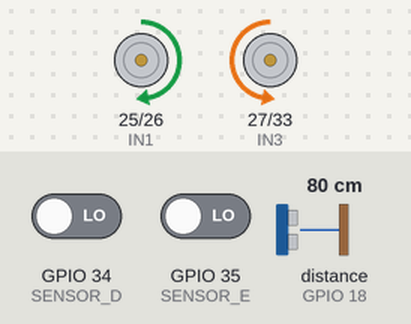
The sketch below on a simulated ESP32. On the bench: motor-driver pin pairs drawn as motors (green arrow = first pin HIGH = forward, orange = second pin HIGH = backward, longer = more drive, scaled by the enable pin). Wiring (inferred from the names in the program): ultrasonic range finder: trigger GPIO 5; echo GPIO 18. The test bench sets the inputs (shaded band); at power-on: GPIO 34 (SENSOR_D) LOW, GPIO 35 (SENSOR_E) LOW, distance to the obstacle (sensor on GPIO 18) 80 cm. The echo pulse lasts 58.3 µs per cm.

Above: at 1.8 s.
1.9 s: GPIO 34 (SENSOR_D) driven HIGH
At 3.9 s:
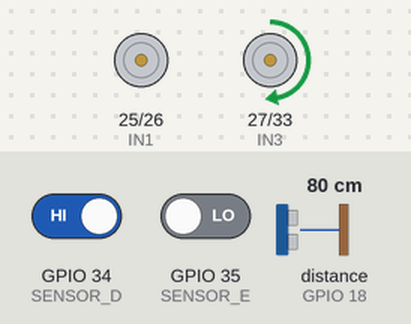
4.3 s: GPIO 35 (SENSOR_E) driven HIGH
At 5.6 s:
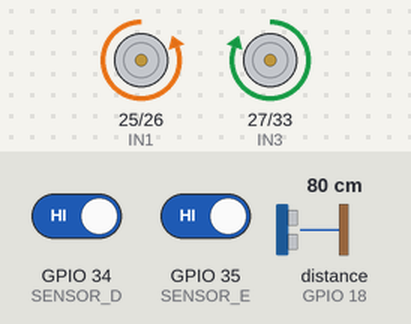
6.5 s: distance to the obstacle (sensor on GPIO 18) set to 7 cm
8.0 s: distance to the obstacle (sensor on GPIO 18) set to 4 cm
At 8.9 s:
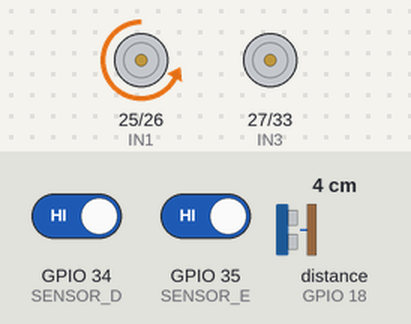
12.0 s: distance to the obstacle (sensor on GPIO 18) set to 9 cm
14.8 s: distance to the obstacle (sensor on GPIO 18) set to 2 cm
At 15.7 s:
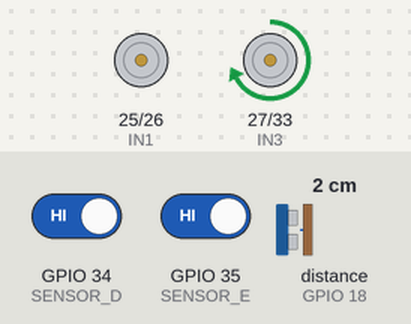
Timing chart, 0 to 19.8 s (numbered marks = the images above; inputs shaded):
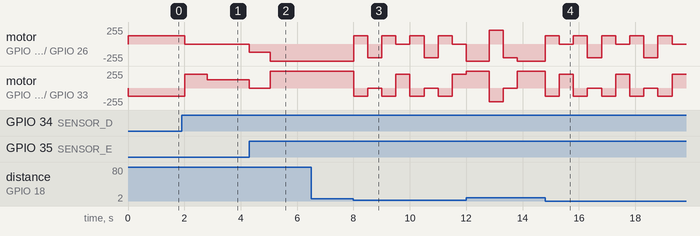

Measured:
- the behaviour switches between 6 and 5 cm on distance to the obstacle (sensor on GPIO 18) (found by bisection; images 2 and 3)
- after the input at 1.9 s, motor on GPIO 25 (IN1) / GPIO 26 (IN2): forward 127/255 → stopped after 0.11 s; motor on GPIO 27 (IN3) / GPIO 33 (IN4): backward 127/255 → forward 204/255 after 0.11 s, → forward 127/255 0.81 s later
- after the input at 4.3 s, motor on GPIO 25 (IN1) / GPIO 26 (IN2): stopped → backward 127/255 at once, → backward 255/255 0.75 s later; motor on GPIO 27 (IN3) / GPIO 33 (IN4): forward 127/255 → stopped at once, → forward 255/255 0.75 s later
- after the input at 6.5 s, every drawn part: stays the same

The sketch:

CodigoFinal.ino
```cpp
// ====================
// DEFINIÇÃO DOS PINOS
// ====================

// SENSOR ULTRASSÔNICO
#define TRIG_PIN 5
#define ECHO_PIN 18

// SENSORES IR
#define SENSOR_E 35
#define SENSOR_D 34

// MOTORES
#define IN1 25
#define IN2 26
#define IN3 27
#define IN4 33

// CONTROLADORES DE VELOCIDADE
#define ENA 14
#define ENB 32

// ==================
// VARIÁVEIS GLOBAIS
// ==================

long duration;
float distance;

boolean desvio_e = true;

unsigned long inicio_estado, fim_estado, inicio_preso = 0;
int tempo_preso = 5000;

// ======
// SETUP
// ======

void setup()
{

  // ESP
  Serial.begin(115200);

  // Ultrassônico
  pinMode(TRIG_PIN, OUTPUT);
  pinMode(ECHO_PIN, INPUT);

  // Sensores IR
  pinMode(SENSOR_E, INPUT);
  pinMode(SENSOR_D, INPUT);

  // Motores
  pinMode(IN1, OUTPUT);
  pinMode(IN2, OUTPUT);
  pinMode(IN3, OUTPUT);
  pinMode(IN4, OUTPUT);

  // Velocidade
  pinMode(ENA, OUTPUT);
  pinMode(ENB, OUTPUT);
}

// ====================
// FUNÇÕES DOS MOTORES
// ====================

void frente(int porc)
{

  digitalWrite(IN1, LOW);
  digitalWrite(IN2, HIGH);

  digitalWrite(IN3, HIGH);
  digitalWrite(IN4, LOW);

  // Velocidade PWM
  int vel = (porc * 255) / 100;
  analogWrite(ENA, vel);
  analogWrite(ENB, vel);
}

void tras(int porc)
{

  digitalWrite(IN1, HIGH);
  digitalWrite(IN2, LOW);

  digitalWrite(IN3, LOW);
  digitalWrite(IN4, HIGH);

  // Velocidade PWM
  int vel = (porc * 255) / 100;
  analogWrite(ENA, vel);
  analogWrite(ENB, vel);
}

void frenteE(int porc)
{

  digitalWrite(IN1, LOW);
  digitalWrite(IN2, HIGH);

  digitalWrite(IN3, LOW);
  digitalWrite(IN4, LOW);

  // Velocidade PWM
  int vel = (porc * 255) / 100;
  analogWrite(ENA, vel);
  analogWrite(ENB, 0);
}

void frenteD(int porc)
{

  digitalWrite(IN1, LOW);
  digitalWrite(IN2, LOW);

  digitalWrite(IN3, HIGH);
  digitalWrite(IN4, LOW);

  // Velocidade PWM
  int vel = (porc * 255) / 100;
  analogWrite(ENA, 0);
  analogWrite(ENB, vel);
}
void trasE(int porc)
{

  digitalWrite(IN1, HIGH);
  digitalWrite(IN2, LOW);

  digitalWrite(IN3, LOW);
  digitalWrite(IN4, LOW);

  // Velocidade PWM
  int vel = (porc * 255) / 100;
  analogWrite(ENA, vel);
  analogWrite(ENB, 0);
}

void trasD(int porc)
{

  digitalWrite(IN1, LOW);
  digitalWrite(IN2, LOW);

  digitalWrite(IN3, LOW);
  digitalWrite(IN4, HIGH);

  // Velocidade PWM
  int vel = (porc * 255) / 100;
  analogWrite(ENA, 0);
  analogWrite(ENB, vel);
}

void parar()
{

  digitalWrite(IN1, LOW);
  digitalWrite(IN2, LOW);

  digitalWrite(IN3, LOW);
  digitalWrite(IN4, LOW);

  // Velocidade PWM
  analogWrite(ENA, 0);
  analogWrite(ENB, 0);
}

// =====
// LOOP
// =====

void loop()
{

  // ========================
  // LEITURA DO ULTRASSÔNICO
  // ========================

  digitalWrite(TRIG_PIN, LOW);
  delayMicroseconds(2);

  digitalWrite(TRIG_PIN, HIGH);
  delayMicroseconds(10);

  digitalWrite(TRIG_PIN, LOW);

  duration = pulseIn(ECHO_PIN, HIGH, 30000);

  if (duration == 0)
  {
    distance = 999;
  }
  else
  {
    distance = duration * 0.0343 / 2;
  }

  // ===============
  // LEITURA DOS IR
  // ===============

  int valor_IR_E = digitalRead(SENSOR_E);
  int valor_IR_D = digitalRead(SENSOR_D);

  // ==================
  // LÓGICA DE DECISÃO
  // ==================

  // OBSTACULO MUITO PERTO
  if (distance < 6)
  {
    tras(50);
    delay(500);
    valor_IR_E = digitalRead(SENSOR_E);
    valor_IR_D = digitalRead(SENSOR_D);
    if (desvio_e == true && valor_IR_E == HIGH)
    {
      frenteE(80);
      delay(500);
    }
    else if (valor_IR_D == HIGH)
    {
      frenteD(80);
      delay(500);
    }
    desvio_e = !desvio_e;
  }

  // CAMINHO LIVRE
  else if (valor_IR_E == HIGH && valor_IR_D == HIGH)
  {
    if (inicio_preso == 0)
    {
      inicio_preso = millis();
    }

    if (millis() - inicio_preso >= (tempo_preso * 2))
    {
      inicio_preso = 0;

      tras(80);
      delay(500);

      valor_IR_E = digitalRead(SENSOR_E);
      valor_IR_D = digitalRead(SENSOR_D);

      if (desvio_e == true && valor_IR_E == HIGH)
      {
        frenteE(80);
        delay(500);
      }
      else if (valor_IR_D == HIGH)
      {
        frenteD(80);
        delay(500);
      }

      desvio_e = !desvio_e;
    }
    else
    {
      frente(100);
    }
  }

  // OBSTACULOS AO REDOR
  else if (valor_IR_E == LOW && valor_IR_D == LOW)
  {
    tras(50);
    delay(1000);
    valor_IR_E = digitalRead(SENSOR_E);
    valor_IR_D = digitalRead(SENSOR_D);
    if (desvio_e == true && valor_IR_E == HIGH)
    {
      frenteE(80);
      delay(800);
    }
    else if (valor_IR_D == HIGH)
    {
      frenteD(80);
      delay(800);
    }
    desvio_e = !desvio_e;
  }

  // OBSTACULO NO DIREITA
  else if (valor_IR_E == HIGH && valor_IR_D == LOW)
  {
    if (inicio_preso == 0)
    {
      inicio_preso = millis();
    }

    if (millis() - inicio_preso >= tempo_preso)
    {
      inicio_preso = 0;

      tras(80);
      delay(500);

      valor_IR_E = digitalRead(SENSOR_E);
      valor_IR_D = digitalRead(SENSOR_D);

      if (desvio_e == true && valor_IR_E == HIGH)
      {
        frenteE(80);
        delay(500);
      }
      else if (valor_IR_D == HIGH)
      {
        frenteD(80);
        delay(500);
      }

      desvio_e = !desvio_e;
    }
    else
    {
      // vira até o obstaculo sair do sensor direito
      inicio_estado = millis();
      while (valor_IR_D == LOW)
      {
        frenteE(50);
        valor_IR_E = digitalRead(SENSOR_E);
        valor_IR_D = digitalRead(SENSOR_D);
        if (valor_IR_E == LOW || (millis() - inicio_preso >= tempo_preso))
        {
          break;
        }
      }
      fim_estado = millis() - inicio_estado;
      if (millis() - inicio_preso < tempo_preso)
      {
        frenteD(50);
        delay(fim_estado / 2);
      }
    }
  }

  // OBSTACULO NA ESQUERDA
  else if (valor_IR_E == LOW && valor_IR_D == HIGH)
  {
    if (inicio_preso == 0)
    {
      inicio_preso = millis();
    }

    if (millis() - inicio_preso >= tempo_preso)
    {
      inicio_preso = 0;

      tras(80);
      delay(500);

      valor_IR_E = digitalRead(SENSOR_E);
      valor_IR_D = digitalRead(SENSOR_D);

      if (desvio_e == true && valor_IR_E == HIGH)
      {
        frenteE(80);
        delay(500);
      }
      else if (valor_IR_D == HIGH)
      {
        frenteD(80);
        delay(500);
      }

      desvio_e = !desvio_e;
    }
    else
    {
      // vira até o obstaculo sair do sensor esquerdo
      inicio_estado = millis();
      while (valor_IR_E == LOW)
      {
        frenteD(50);
        valor_IR_E = digitalRead(SENSOR_E);
        valor_IR_D = digitalRead(SENSOR_D);
        if (valor_IR_D == LOW || (millis() - inicio_preso >= tempo_preso))
        {
          break;
        }
      }
      fim_estado = millis() - inicio_estado;
      if (millis() - inicio_preso < tempo_preso)
      {
        frenteE(50);
        delay(fim_estado / 2);
      }
    }
  }
  // fim do loop
}
```
